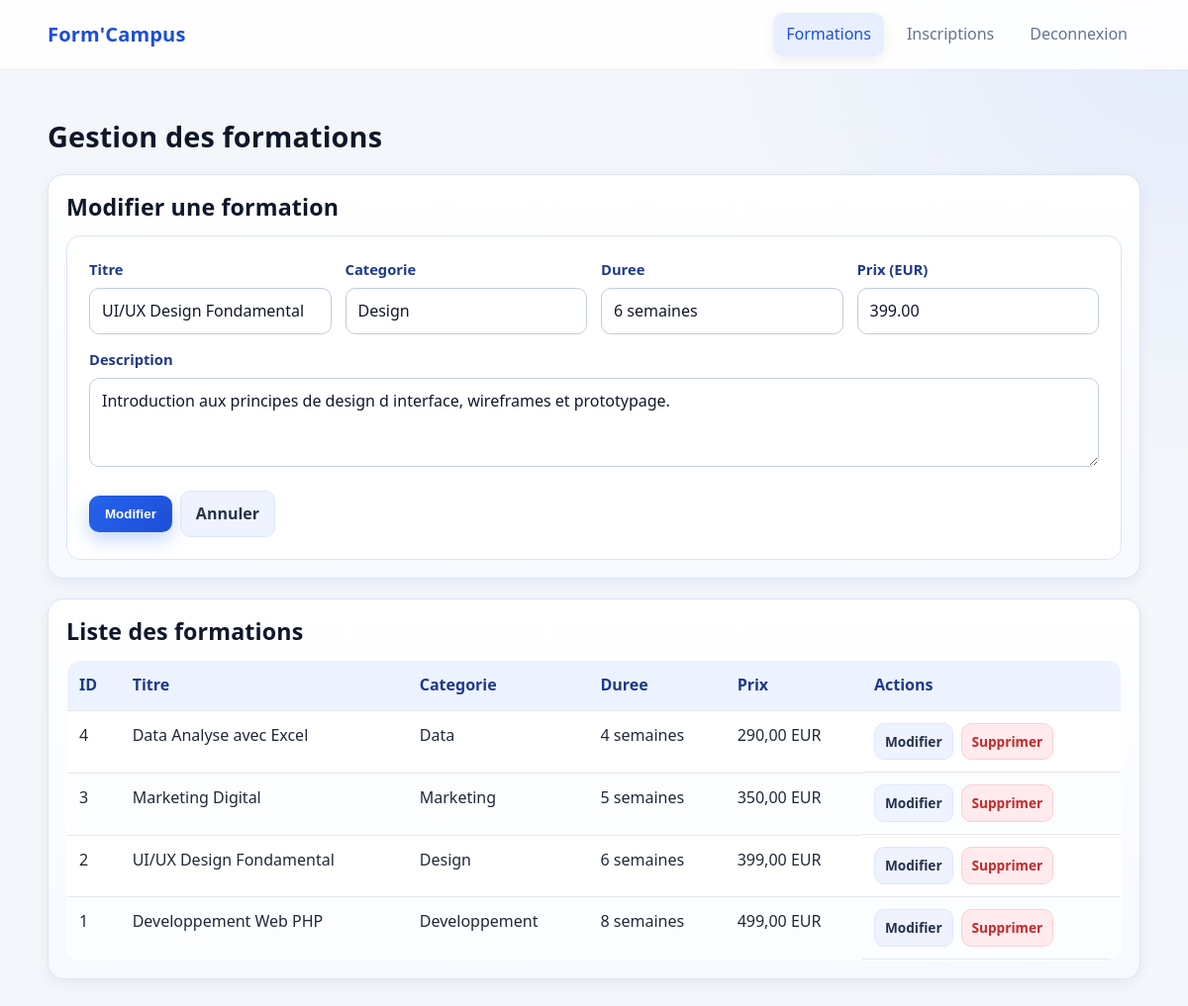
/admin_formations.php?edit=2 (signed in), run on the app's committed database.
### tables this page shows
CREATE TABLE IF NOT EXISTS formations (
  id INT UNSIGNED AUTO_INCREMENT PRIMARY KEY,
  titre VARCHAR(150) NOT NULL,
  categorie VARCHAR(100) NOT NULL,
  description TEXT NOT NULL,
  duree VARCHAR(50) NOT NULL,
  prix DECIMAL(10,2) NOT NULL
);

### admin_formations.php (the view, shortened to what this page needs)
<?php
require_once __DIR__ . '/connexion.php';
$editFormation = null;
if (isset($_GET['edit']) && ctype_digit($_GET['edit'])) {
    $editStmt = $pdo->prepare("SELECT id, titre, categorie, description, duree, prix FROM formations WHERE id = :id");
    $editStmt->execute(['id' => (int) $_GET['edit']]);
    $editFormation = $editStmt->fetch();
}
$formationsStmt = $pdo->query("SELECT id, titre, categorie, description, duree, prix FROM formations ORDER BY id DESC");
$formations = $formationsStmt->fetchAll();
?>
<!DOCTYPE html>
<html lang="fr">
<head>
  <link rel="stylesheet" href="style.css">
</head>
<body class="admin-page">
  <header>
    <div class="container navbar">
      <a class="brand" href="index.php">Form'Campus</a>
      <nav class="menu">
        <a href="admin_formations.php" class="active">Formations</a>
        <a href="admin_inscriptions.php">Inscriptions</a>
        <a href="logout.php">Deconnexion</a>
      </nav>
    </div>
  </header>
  <main>
    <div class="container">
      <h1>Gestion des formations</h1>
      <section class="admin-section">
      <h2><?php echo $editFormation ? 'Modifier une formation' : 'Ajouter une formation'; ?></h2>
      <form method="post" action="admin_formations.php">
        <div class="form-grid">
          <div>
            <label for="titre">Titre</label>
            <input type="text" id="titre" name="titre" required value="<?php echo htmlspecialchars($editFormation['titre'] ?? ''); ?>">
          </div>
          <div>
            <label for="categorie">Categorie</label>
            <input type="text" id="categorie" name="categorie" required value="<?php echo htmlspecialchars($editFormation['categorie'] ?? ''); ?>">
          </div>
          <div>
            <label for="duree">Duree</label>
            <input type="text" id="duree" name="duree" required value="<?php echo htmlspecialchars($editFormation['duree'] ?? ''); ?>">
          </div>
          <div>
            <label for="prix">Prix (EUR)</label>
            <input type="number" step="0.01" min="0" id="prix" name="prix" required value="<?php echo htmlspecialchars((string) ($editFormation['prix'] ?? '')); ?>">
          </div>
        </div>
        <div class="field-spacer">
          <label for="description">Description</label>
          <textarea id="description" name="description" required><?php echo htmlspecialchars($editFormation['description'] ?? ''); ?></textarea>
        </div>
        <div class="actions field-actions">
          <button type="submit" class="btn btn-primary"><?php echo $editFormation ? 'Modifier' : 'Ajouter'; ?></button>
          <?php if ($editFormation): ?>
            <a href="admin_formations.php" class="btn btn-secondary">Annuler</a>
          <?php endif; ?>
        </div>
      </form>
      </section>
      <section class="admin-section">
      <h2>Liste des formations</h2>
      <table class="admin-table">
        <thead>
          <tr>
            <th>ID</th>
            <th>Titre</th>
            <th>Categorie</th>
            <th>Duree</th>
            <th>Prix</th>
            <th>Actions</th>
          </tr>
        </thead>
        <tbody>
          <?php if (empty($formations)): ?>
            <tr><td colspan="6">Aucune formation enregistree.</td></tr>
          <?php else: ?>
            <?php foreach ($formations as $formation): ?>
              <tr>
                <td><?php echo (int) $formation['id']; ?></td>
                <td><?php echo htmlspecialchars($formation['titre']); ?></td>
                <td><?php echo htmlspecialchars($formation['categorie']); ?></td>
                <td><?php echo htmlspecialchars($formation['duree']); ?></td>
                <td><?php echo number_format((float) $formation['prix'], 2, ',', ' '); ?> EUR</td>
                <td class="actions">
                  <a class="btn btn-secondary btn-small" href="admin_formations.php?edit=<?php echo (int) $formation['id']; ?>">Modifier</a>
                  <a class="btn btn-danger btn-small" href="admin_formations.php?delete=<?php echo (int) $formation['id']; ?>" onclick="return confirm('Supprimer cette formation ?');">Supprimer</a>
                </td>
              </tr>
            <?php endforeach; ?>
          <?php endif; ?>
        </tbody>
      </table>
      </section>
    </div>
  </main>
</body>
</html>

### style.css (style rules this page uses)
:root { --bg: #f3f6fb; --surface: #ffffff; --surface-soft: #f8fbff; --primary: #2563eb; --primary-dark: #1d4ed8; --text: #0f172a; --muted: #64748b; --danger: #c62828; --success: #1b8a4a; --border: #e5e7eb; --shadow: 0 14px 34px rgba(15, 23, 42, 0.09); --shadow-soft: 0 4px 14px rgba(15, 23, 42, 0.06); --radius: 14px; --radius-sm: 10px; --max-content: 1120px; }
* { box-sizing: border-box; }
body { margin: 0; font-family: "Segoe UI", Roboto, Arial, sans-serif; color: var(--text); background: radial-gradient(circle at top right, rgba(37, 99, 235, 0.08), transparent 30%), var(--bg); line-height: 1.6; text-rendering: optimizeLegibility; -webkit-font-smoothing: antialiased; }
a { color: inherit; text-decoration: none; }
.container { width: min(var(--max-content), 92%); margin: 0 auto; }
h1, h2, h3 { line-height: 1.25; letter-spacing: 0.15px; }
h1 { font-size: clamp(1.5rem, 2.4vw, 2rem); }
h2 { font-size: clamp(1.2rem, 2vw, 1.45rem); }
header { background: rgba(255, 255, 255, 0.9); backdrop-filter: blur(8px); border-bottom: 1px solid rgba(229, 231, 235, 0.85); position: sticky; top: 0; z-index: 20; }
.navbar { min-height: 70px; display: flex; align-items: center; justify-content: space-between; gap: 12px; }
.brand { font-size: 1.25rem; font-weight: 700; color: var(--primary-dark); letter-spacing: 0.2px; }
.menu { display: flex; align-items: center; gap: 10px; flex-wrap: wrap; }
.menu a { padding: 9px 13px; border-radius: 10px; color: var(--muted); transition: all 0.2s ease; }
.menu a:hover, .menu a.active { color: var(--primary-dark); background: #e7efff; box-shadow: var(--shadow-soft); }
main { padding: 30px 0 50px; }
.admin-page .container > h1 { margin-bottom: 12px; }
.admin-section { margin-top: 20px; background: linear-gradient(180deg, #ffffff, #f6f9ff); border: 1px solid #dbe5f5; border-radius: calc(var(--radius) + 2px); padding: 18px; box-shadow: var(--shadow-soft); }
.admin-section h2 { margin: 0 0 14px; }
.admin-page form { background: #ffffff; border-color: #dbe5f5; box-shadow: none; }
.field-spacer { margin-top: 14px; }
.field-actions { margin-top: 16px; }
.admin-page label { color: #1e3a8a; font-size: 0.92rem; }
.admin-page input, .admin-page select, .admin-page textarea { background: #ffffff; color: #0f172a; border: 1px solid #bfccdf; }
.admin-page input::placeholder, .admin-page textarea::placeholder { color: #94a3b8; }
.admin-table { box-shadow: none; margin-top: 10px; }
.admin-table th { background: #ecf3ff; color: #1e3a8a; }
.admin-table td { color: #1f2937; }
.btn { display: inline-flex; align-items: center; justify-content: center; gap: 8px; border: 1px solid transparent; border-radius: var(--radius-sm); padding: 10px 15px; font-weight: 600; cursor: pointer; transition: all 0.2s ease; }
.btn-primary { background: linear-gradient(135deg, var(--primary), var(--primary-dark)); color: #fff; box-shadow: 0 8px 18px rgba(37, 99, 235, 0.25); }
.btn-secondary { background: #eef3ff; color: #24324a; border-color: #dce6ff; }
.btn-danger { background: #ffebee; color: var(--danger); border-color: #ffcdd2; }
.btn-small { padding: 7px 10px; font-size: 0.85rem; }
form { background: linear-gradient(180deg, #ffffff, var(--surface-soft)); border: 1px solid var(--border); border-radius: var(--radius); padding: 22px; box-shadow: var(--shadow); }
.form-grid { display: grid; grid-template-columns: repeat(auto-fit, minmax(220px, 1fr)); gap: 14px; }
label { display: block; margin-bottom: 6px; font-weight: 600; }
input, select, textarea { width: 100%; padding: 10px 12px; border-radius: var(--radius-sm); border: 1px solid #d1d5db; font: inherit; background: #fff; transition: border-color 0.2s ease, box-shadow 0.2s ease; }
textarea { resize: vertical; min-height: 90px; }
table { width: 100%; border-collapse: collapse; background: var(--surface); border: 1px solid var(--border); border-radius: var(--radius); overflow: hidden; box-shadow: var(--shadow); }
th, td { text-align: left; border-bottom: 1px solid var(--border); padding: 12px; vertical-align: top; }
th { background: #f2f6fd; color: #1e3a8a; }
tbody tr:nth-child(even) { background: #fbfdff; }
.actions { display: flex; gap: 8px; flex-wrap: wrap; align-items: center; }

### data on the page
formations: titre "UI/UX Design Fondamental", categorie "Design", duree "6 semaines", prix "399.00", description "Introduction aux principes de design d interface, wireframes et prototypage.", id "2", prix "399,00"
formations: id "4", titre "Data Analyse avec Excel", categorie "Data", duree "4 semaines", prix "290,00"
formations: id "3", titre "Marketing Digital", categorie "Marketing", duree "5 semaines", prix "350,00"
formations: id "1", titre "Developpement Web PHP", categorie "Developpement", duree "8 semaines", prix "499,00"
